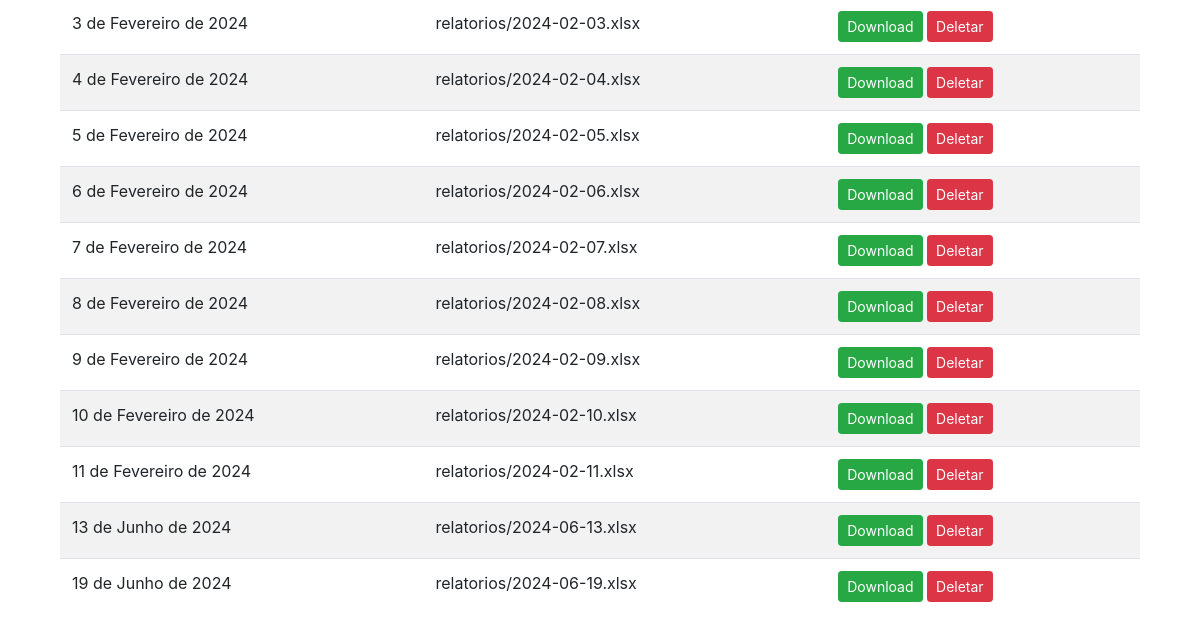
The app's page /relatorios/ (lower part), older data.
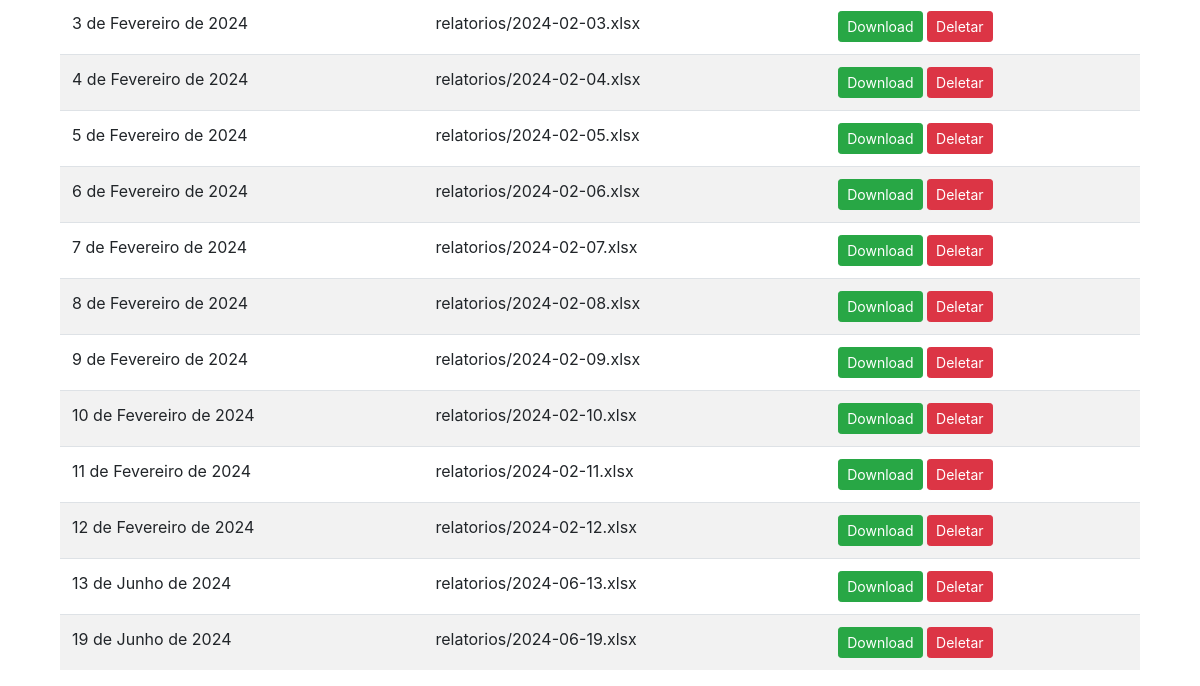
The same page, newer data.
### Cid_localizacao_app/models.py (models this page shows, shortened)
class Relatorio(models.Model):
    data = models.DateField(unique=True)
    relatorio = models.FileField(upload_to='relatorios')

### Cid_localizacao_app/views.py (the view)
# urls.py: path('relatorios/', views.lista_relatorios, name='lista_relatorios'),
def lista_relatorios(request):
    relatorios = Relatorio.objects.all().order_by('data')  # Lista relatório ordenado por data
    return render(request, 'lista_relatorios.html', {'relatorios': relatorios})

### Cid_localizacao_app/templates/lista_relatorios.html (shortened to what this page needs)
{% extends 'base.html' %}
{% block content %}
    <div class="container mt-5">
        <table class="table table-striped">
            <tbody>
                {% for relatorio in relatorios %}
                <tr>
                    <td>{{ relatorio.data }}</td>
                    <td>{{ relatorio.relatorio.name }}</td>
                    <td>
                        <a href="{{ relatorio.relatorio.url }}" class="btn btn-success btn-sm" download>Download</a>
                        <form method="post" action="{% url 'delete_relatorio' relatorio.id %}" style="display:inline;">
                            <button type="submit" class="btn btn-danger btn-sm" onclick="return confirm('Tem certeza que deseja deletar este relatório e todos os dados relacionados?');">Deletar</button>
                        </form>
                    </td>
                </tr>
                {% endfor %}
            </tbody>
        </table>
    </div>
{% endblock %}

Row changes from the older to the newer data that the page shows:
added Relatorio: data "12 de Fevereiro de 2024", relatorio.name "relatorios/2024-02-12.xlsx"
